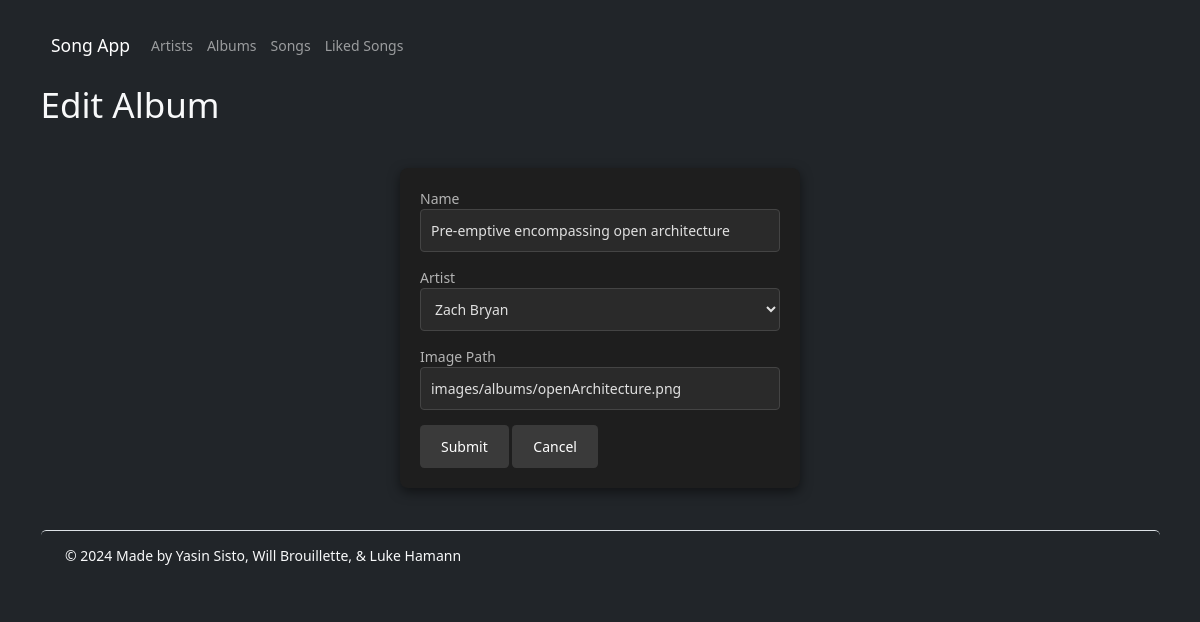
The page /?action=albumForm&albumId=1 on the database as committed earlier.
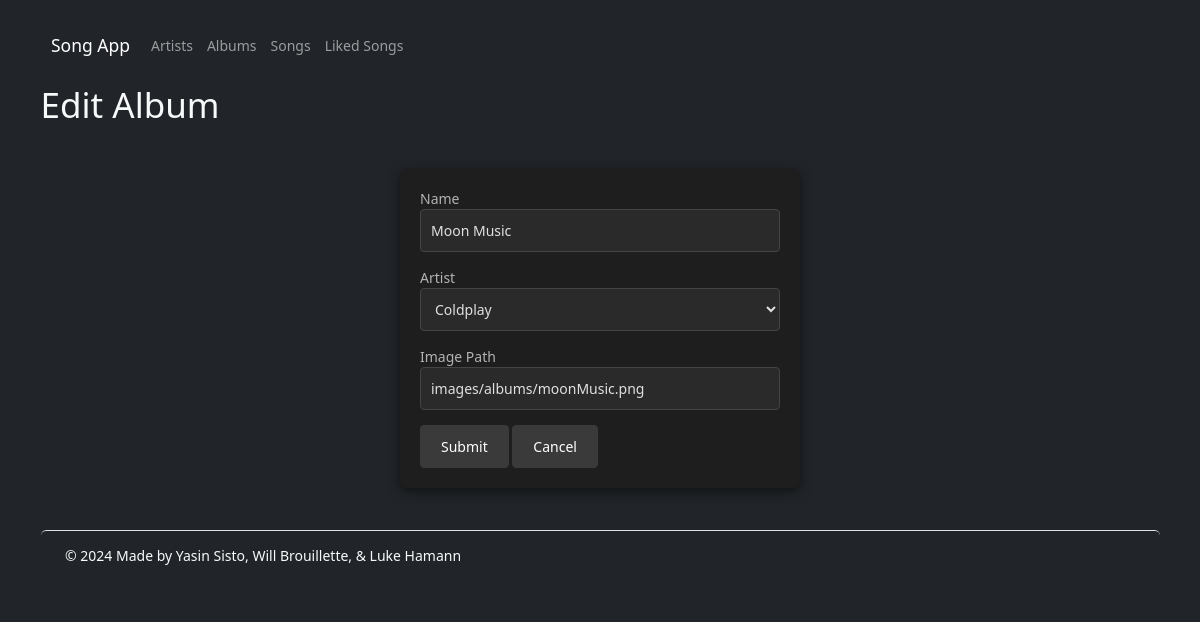
The same page on the database as committed later.
### tables this page shows
CREATE TABLE albums (
    id        int           AUTO_INCREMENT,
    name      varchar(127)  NOT NULL,
    imagePath varchar(1023) NOT NULL,
    artistId  int           NOT NULL,
    PRIMARY KEY (id),
    CONSTRAINT albumsUkNameArtistId UNIQUE (name, artistId),
    CONSTRAINT albumsFkArtistId FOREIGN KEY (artistId) REFERENCES artists(id)
        ON DELETE CASCADE
);

CREATE TABLE artists (
    id               int           AUTO_INCREMENT,
    name             varchar(127)  NOT NULL,
    imagePath        varchar(1023) NOT NULL,
    monthlyListeners int           NOT NULL,
    PRIMARY KEY (id),
    CONSTRAINT artistsUkName UNIQUE (name)
);

### index.php (called while the page is built, shortened)
<?php
require('models/_database.php');
require('models/artists.php');
require('models/albums.php');
$action = filter_input(INPUT_POST, 'action');
if ($action == NULL)
{
    $action = filter_input(INPUT_GET, 'action');
}
require('controllers/albumsController.php');

### models/albums.php (called while the page is built, shortened)
<?php
function getAlbum(int $albumId) : array
{
    global $db;
    $query = 'SELECT albums.id id, albums.name name, albums.artistId artistId,
                     albums.imagePath imagePath, artists.name artistName
              FROM albums
                  JOIN artists ON albums.artistId = artists.id
              WHERE albums.id = :albumId';
    $statement = $db->prepare($query);
    $statement->bindValue(':albumId', $albumId);
    $statement->execute();
    $album = $statement->fetch();
    return $album;
}
?>

### models/artists.php (called while the page is built, shortened)
<?php
function getAllArtists()
{
    global $db;
    $query = 'SELECT id, name, monthlyListeners, imagePath
              FROM artists
              ORDER BY LOWER(name)';
    $statement = $db->prepare($query);
    $statement->execute();
    $artists = $statement->fetchAll();
    return $artists;
}
?>

### views/albums/albumForm.php (the view, shortened to what this page needs)
<?php include('views/_partials/header.php'); ?>
<h1>
    <?php echo ($album['id'] == 0 ? 'Add' : 'Edit') . ' Album'; ?>
</h1>
<form action="." method="post" class="form form-dark">
    <div class="form-group">
        <label for="name" class="label">Name</label>
        <input type="text" name="name" id="name" class="input"
            value="<?php echo htmlspecialchars($album['name']); ?>" />
    </div>
    <div>
        <label for="artistId" class="label">Artist</label>
        <select name="artistId" id="artistId" class="select">
            <?php foreach ($artists as $artist) : ?>
                <option value="<?php echo $artist['id']; ?>"
                    <?php if ($album['artistId'] == $artist['id']) : ?>
                        selected
                    <?php endif; ?>>
                    <?php echo htmlspecialchars($artist['name']) ?>
                </option>
            <?php endforeach; ?>
        </select>
    </div>
    <div class="form-group">
        <label for="imagePath" class="label">Image Path</label>
        <input type="text" name="imagePath" id="imagePath" class="input"
            value="<?php echo htmlspecialchars($album['imagePath']); ?>" />
    </div>
    <div class="form-group">
        <input type="submit" value="Submit" class="btn btn-dark" />
        <?php
            if ($album['id'] == 0)
            {
                $href = '.?action=listAlbums';
            }
            else
            {
                $href = '.?action=viewAlbum&albumId=' . $album['id'];
            }
        ?>
        <a href="<?php echo $href; ?>" class="btn btn-cancel">Cancel</a>
    </div>
</form>
<?php include('views/_partials/footer.php'); ?>

### controllers/albumsController.php (shortened to what this page needs)
<?php
switch ($action)
{
    case 'albumForm':
        $albumId = filter_input(INPUT_GET, 'albumId', FILTER_VALIDATE_INT);
        $newAlbum = array(
            'id' => 0,
            'name' => '',
            'artistId' => '',
            'imagePath' => ''
        );
        if (!is_integer($albumId) || $albumId < 0)
        {
            $album = $newAlbum;
        }
        else
        {
            $album = albums\getAlbum($albumId);
        }
        $artists = artists\getAllArtists();
        include('views/albums/albumForm.php');
        exit();
}

### views/_partials/header.php (shortened to what this page needs)
<!DOCTYPE html>
<html lang="en-us">
<head>
    <link rel="stylesheet" href="./lib/bootstrap/css/bootstrap.min.css" />
    <link rel="stylesheet" href="./css/site.css" />
</head>
<body class="container mt-4 bg-dark text-light rounded">
    <nav class="navbar navbar-expand-lg navbar-dark mb-3">
        <div class="container-fluid">
            <a class="navbar-brand" href="index.php">Song App</a>
            <div class="collapse navbar-collapse" id="navbarNavAltMarkup">
                <div class="navbar-nav">
                    <a class="nav-link" aria-current="page" href=".?action=listArtists">Artists</a>
                    <a class="nav-link" href=".?action=listAlbums">Albums</a>
                    <a class="nav-link" href=".?action=listSongs">Songs</a>
                    <a class="nav-link" href=".?action=listLikedSongs">Liked Songs</a>
                </div>
            </div>
        </div>
    </nav>
    <main>

### views/_partials/footer.php (shortened to what this page needs)
    </main>
    <footer class="footer mt-5 p-3 border-top rounded">
        <div class="container">
            <p>
                &copy; <?php echo date('Y'); ?> Made by Yasin Sisto, Will Brouillette, &amp; Luke Hamann
            </p>
        </div>
    </footer>
</body>
</html>

### css/site.css (style rules this page uses)
:root { font-family: 'Arial', sans-serif; font-size: 14px; position: relative; min-height: 100%; }
body { background-color: #121212; color: #e0e0e0; }
.btn { background-color: #3a3a3a; color: #fff; border: none; border-radius: 0.3rem; padding: 0.8rem 1.5rem; }
.btn-submit, .btn-cancel { cursor: pointer; transition: background-color 0.3s ease; text-decoration: none; display: inline-block; }
.form { background-color: #1e1e1e; padding: 20px; border-radius: 8px; box-shadow: 0 4px 12px rgba(0, 0, 0, 0.5); max-width: 400px; margin: 3rem auto; }
.label { color: #b3b3b3; }
.input { color: #e0e0e0; background-color: #2a2a2a; border: 1px solid #444; border-radius: 4px; padding: 10px; width: 100%; margin-bottom: 15px; }
.select { background-color: #2a2a2a; color: #e0e0e0; border: 1px solid #444; border-radius: 4px; padding: 10px; width: 100%; margin-bottom: 15px; }

Rows that differ between the two databases and show on the page:
changed albums: name "Pre-emptive encompassing open architecture" → "Moon Music"; artistId "Zach Bryan" → "Coldplay"; imagePath "images/albums/openArchitecture.png" → "images/albums/moonMusic.png"
